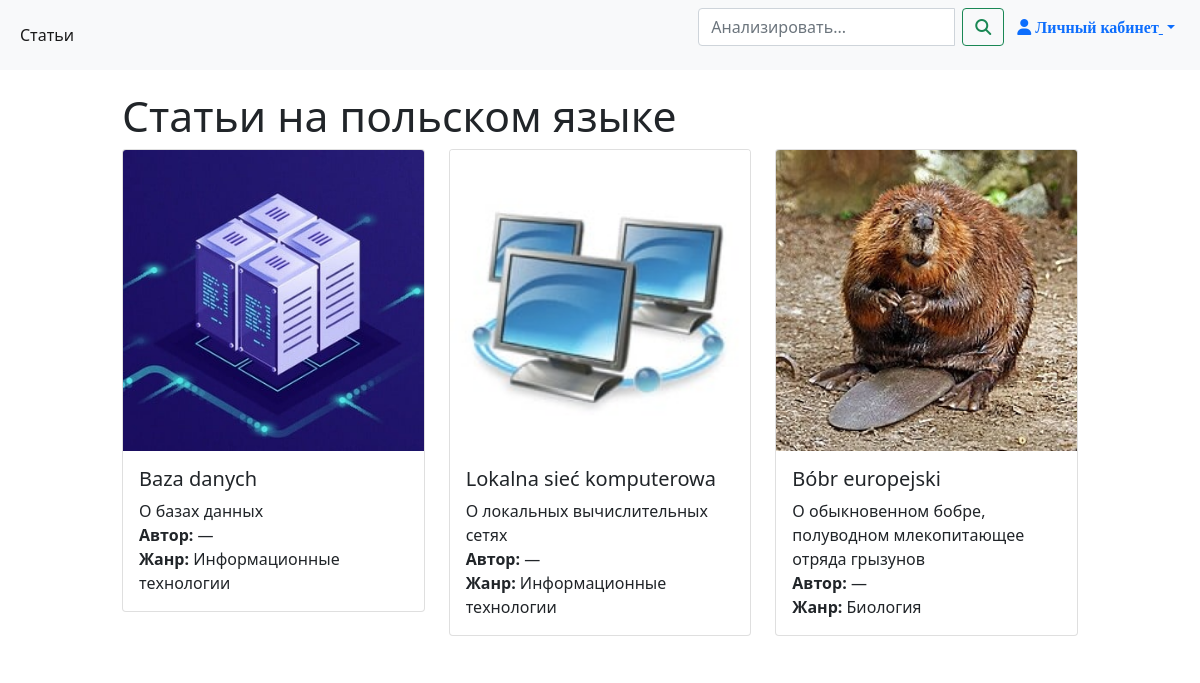
The app's page / (signed in) with its own data.
### thesis_app/models.py (models this page shows, shortened)
class Text(models.Model):
    LEVEL_CHOICES = [
        ('A1', 'A1 - Начальный'),
        ('A2', 'A2 - Элементарный'),
        ('B1', 'B1 - Средний'),
        ('B2', 'B2 - Выше среднего'),
        ('C1', 'C1 - Продвинутый'),
        ('C2', 'C2 - В совершенстве'),
    ]
    TYPE_CHOICES = [
        ('book', 'Книга'),
        ('news', 'Новость'),
        ('wiki', 'Статья'),
        ('lyrics', 'Текст песни'),
    ]
    LANG_CHOICES = [
        ('RU', 'Русский язык'),
        ('PL', 'Польский язык'),
    ]
    title = models.CharField(max_length=100)
    text_type = models.CharField(max_length=20, choices=TYPE_CHOICES)
    authors = models.ManyToManyField(Author)
    genres = models.ManyToManyField(Genre)
    source = models.CharField(max_length=100, null=True, blank=True)
    year = models.SmallIntegerField(null=True, blank=True)
    pages = models.SmallIntegerField(null=True, blank=True)
    time_to_read = models.SmallIntegerField(null=True, blank=True)
    level = models.CharField(max_length=2, choices=LEVEL_CHOICES, null=True, blank=True)
    language = models.CharField(max_length=2, choices=LANG_CHOICES, null=True, blank=True)
    description = models.TextField(null=True, blank=True)
    file = models.TextField(null=True, blank=True)

class Author(models.Model):
    name = models.CharField(max_length=100)
    date_birth = models.DateField(null=True, blank=True)
    date_death = models.DateField(null=True, blank=True)
    def __str__(self):
        return self.name

class Genre(models.Model):
    name = models.CharField(max_length=100)
    def __str__(self):
        return self.name

### thesis_app/views.py (the view)
# urls.py: path("", home_view, name="home_page"),
def home_view(request):
    texts = Text.objects.prefetch_related('authors', 'genres').all()
    column_width = 10
    return render(
        request,
        "app_pages/home.html",
        {
            "texts": texts,
            "column_width": column_width,
            "user": request.user,
        }
    )

### templates/app_pages/home.html (shortened to what this page needs)
{% extends "bases/base.html" %}
{% block content %}
  {% if user.is_authenticated %}
  <h5 style="font-size: 32pt;">Статьи на польском языке</h5>
  <div class="row row-cols-1 row-cols-md-2 row-cols-lg-3 g-4">
    {% for text in texts %}
    <div class="col">
      <div class="card custom-card">
        <div class="position-relative">
          <img src="{{ text.file }}" class="card-img-top" alt="Placeholder Image">
          <div class="position-absolute bottom-0 start-0" style="padding: 10px;">
          </div>
        </div>
        <div class="card-body">
          <h5 class="card-title">{{ text.title }}</h5>
          <p class="card-text">
            {{ text.description }}<br>
            <b>Автор:</b>
            {% for author in text.authors.all %}
              {{ author }}
            {% endfor %}<br>
            <b>Жанр: </b>
            {% for genre in text.genres.all %}
              {{ genre }}
            {% endfor %}
          </p>
        </div>
      </div>
    </div>
    {% endfor %}
  </div>
  {% else %}
  <p>Вы не авторизованы</p>
  <p><a href="{% url 'password_reset' %}">Сбросить пароль</a></p>
  <p><a href="{% url 'login' %}">Войти</a></p>
  {% endif %}
{% endblock %}

### records on screen
Text: file (picture), title "Baza danych", description "О базах данных"
Author: name "—"
Genre: name "Информационные технологии"
Text: file (picture), title "Lokalna sieć komputerowa", description "О локальных вычислительных сетях"
Text: file (picture), title "Bóbr europejski", description "О обыкновенном бобре, полуводном млекопитающее отряда грызунов"
Genre: name "Биология"
